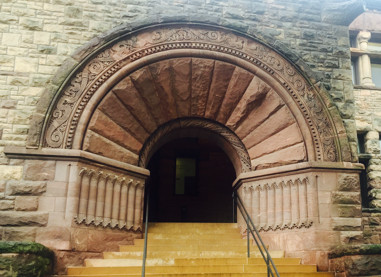
#> input picture 0408/minnesota.jpg, 381 x 277 px, given in place of jk.jpg, which was not available
$ python '擷取&嵌入浮水印.py'
#> lines starting #> are read from the running program, lines starting #| are printed output that depends on the picture; after the words box and inside, x2 and y2 are one past the last pixel; in counts of white or black regions, pixels touching at a corner belong together; pictures that were not available may be replaced by others from this repository, and a replacement may not be noted
import cv2
import numpy as np
import sys
jk = cv2.imread(sys.path[0]+"/jk.jpg",cv2.IMREAD_GRAYSCALE)
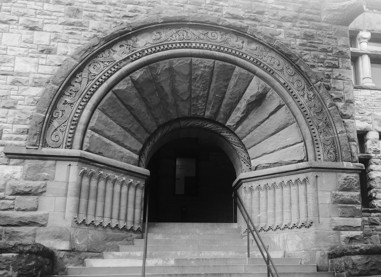
#> jk: shape (277, 381); min 3, max 250, mean 127.3
cv2.imshow("JK Hung",jk)                            # 顯示原始影像

row, column = jk.shape                              # 取得列高和欄寬
#> row = 277; column = 381
h7 = np.ones((row,column),dtype=np.uint8) * 254     # 建立像素值是254的影像
tmp_jk = cv2.bitwise_and(jk,h7)                     # 原始影像最低有效位元是 0

watermark = cv2.imread(sys.path[0]+"/copyright.jpg",cv2.IMREAD_GRAYSCALE)
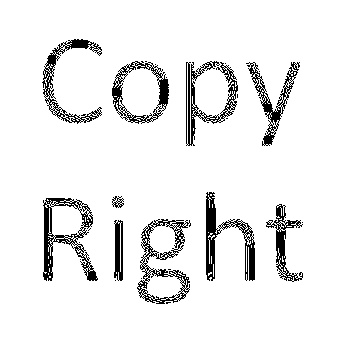
#> input picture 0408/copyright.jpg, 342 x 345 px
#> watermark is the input picture: shape (345, 342); min 0, max 255, mean 235.7
cv2.imshow("original watermark",watermark)          # 顯示浮水印影像
ret, wm = cv2.threshold(watermark,0,1,cv2.THRESH_BINARY)
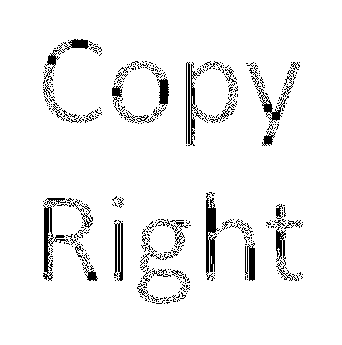
#> wm: shape (345, 342); values 0 (black) and 1 (white), 94.5% white; 440 black regions (392 under 20 px), largest, box (x1, y1, x2, y2) and area: (206, 193, 220, 281) 614, (43, 205, 69, 281) 504, (186, 62, 201, 146) 492

#> (the run stopped early here; a loop or call above may not have finished)
